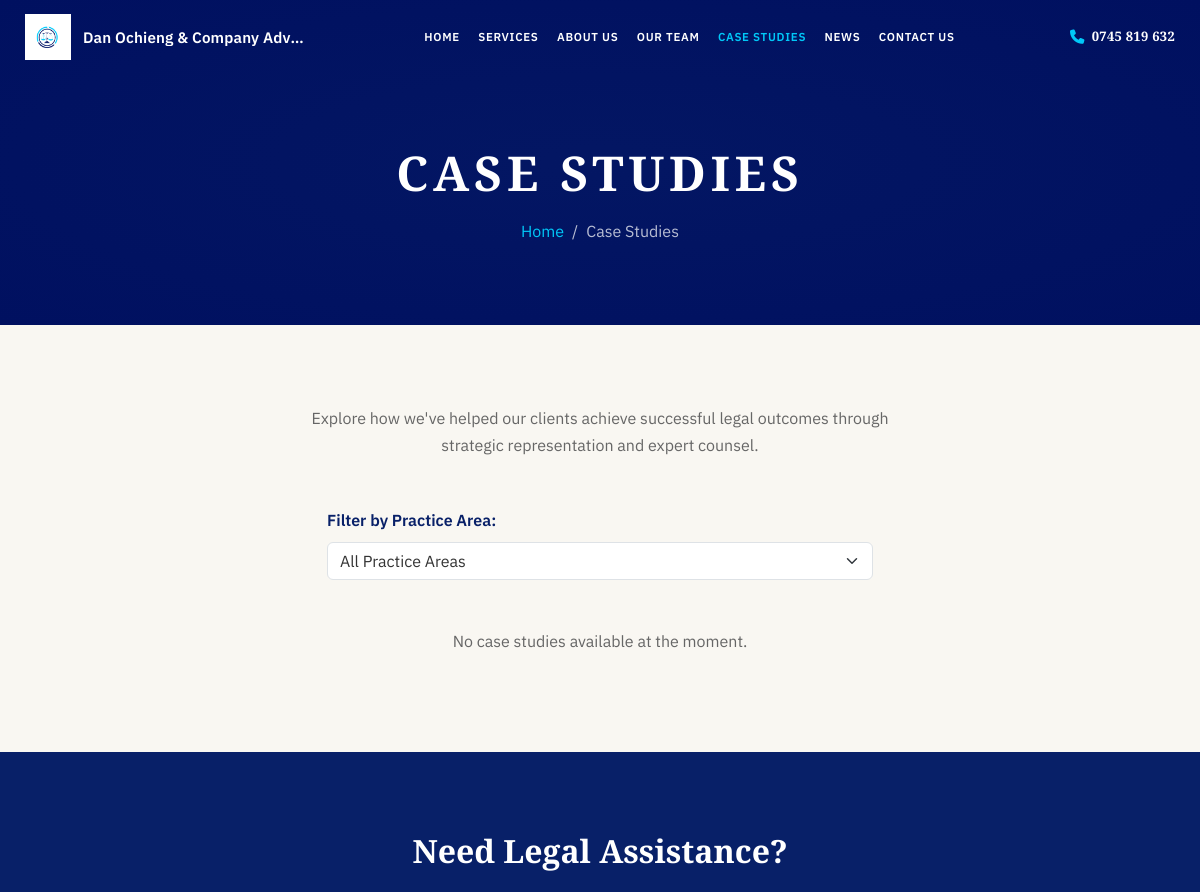
The app's page /case-studies (upper part), older data.
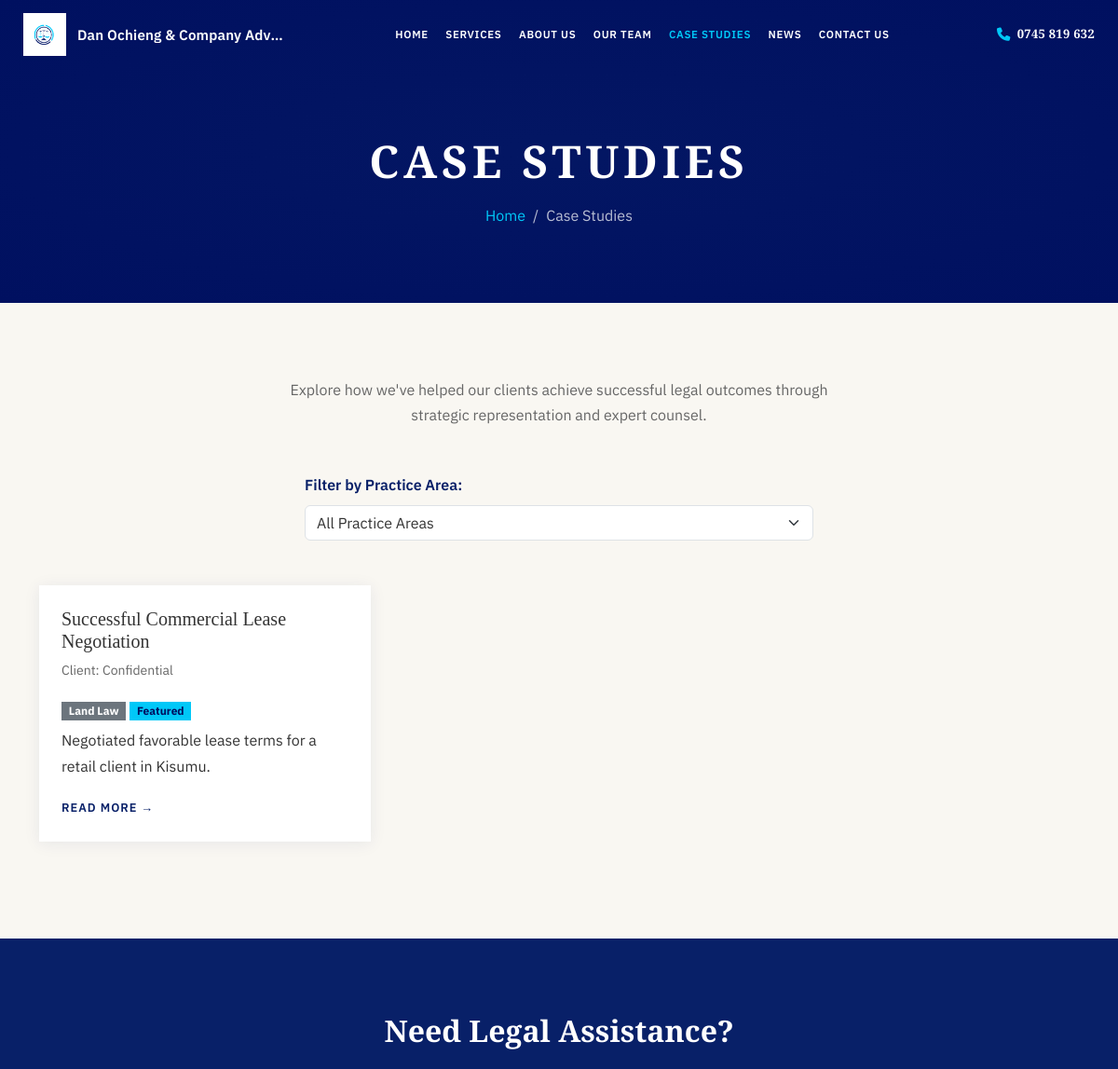
The same page, newer data.
### models.py (models this page shows, shortened)
class CaseStudy(db.Model):
    id = db.Column(db.Integer, primary_key=True)
    title = db.Column(db.String(150), nullable=False)
    slug = db.Column(db.String(200), unique=True, nullable=False)
    client = db.Column(db.String(100))
    summary = db.Column(db.Text, nullable=False)
    challenge = db.Column(db.Text)
    solution = db.Column(db.Text)
    outcome = db.Column(db.Text)
    service_id = db.Column(db.Integer, db.ForeignKey('service.id'), nullable=True)
    service = db.relationship('Service', backref=db.backref('case_studies', lazy=True))
    featured = db.Column(db.Boolean, default=False)
    is_active = db.Column(db.Boolean, default=True)
    created_at = db.Column(db.DateTime, default=datetime.utcnow)
    updated_at = db.Column(db.DateTime, default=datetime.utcnow, onupdate=datetime.utcnow)

class Service(db.Model):
    id = db.Column(db.Integer, primary_key=True)
    title = db.Column(db.String(120), nullable=False)
    slug = db.Column(db.String(150), unique=True, nullable=False)
    description = db.Column(db.Text, nullable=False)
    icon = db.Column(db.String(50))
    display_order = db.Column(db.Integer, default=0)
    is_active = db.Column(db.Boolean, default=True)
    created_at = db.Column(db.DateTime, default=datetime.utcnow)
    updated_at = db.Column(db.DateTime, default=datetime.utcnow, onupdate=datetime.utcnow)

### routes/main_routes.py (the view)
@main_bp.route('/case-studies')
def case_studies():
    studies = CaseStudy.query.filter_by(is_active=True).all()
    services = Service.query.filter_by(is_active=True).all()
    return render_template(
        'case_studies.html',
        title='Case Studies',
        case_studies=studies,
        services=services,
    )

### templates/case_studies.html (shortened to what this page needs)
{% extends "layout.html" %}
{% block body_class %}page-hero{% endblock %}
{% block content %}
<div class="page-header">
    <div class="container">
        <h1>Case Studies</h1>
        <nav aria-label="breadcrumb">
            <ol class="breadcrumb">
                <li class="breadcrumb-item"><a href="{{ url_for('main.index') }}">Home</a></li>
                <li class="breadcrumb-item active" aria-current="page">Case Studies</li>
            </ol>
        </nav>
    </div>
</div>
<section class="section-block section-cream">
    <div class="container">
        <div class="section-header">
            <p class="section-subtitle">Explore how we've helped our clients achieve successful legal outcomes through strategic representation and expert counsel.</p>
        </div>
        <div class="row justify-content-center mb-5">
            <div class="col-md-6">
                <label for="serviceFilter" class="form-label fw-semibold">Filter by Practice Area:</label>
                <select id="serviceFilter" class="form-select">
                    <option value="all">All Practice Areas</option>
                </select>
            </div>
        </div>
        {% if case_studies %}
        <div class="row">
            {% for case in case_studies %}
            <div class="col-md-6 col-lg-4 mb-4 case-study-item" data-service-id="{{ case.service_id|default('none') }}">
                <div class="card h-100 case-study-card">
                    <div class="card-body p-4">
                        <h2 class="h5">{{ case.title }}</h2>
                        {% if case.client %}<p class="text-muted small">Client: {{ case.client }}</p>{% endif %}
                        {% if case.service %}
                        <span class="badge bg-secondary mb-2">{{ case.service.title }}</span>
                        {% endif %}
                        {% if case.featured %}<span class="badge badge-featured mb-2">Featured</span>{% endif %}
                        <p>{{ case.summary|truncate(150) }}</p>
                        <a href="{{ url_for('main.case_study_detail', slug=case.slug) }}" class="link-arrow">Read more</a>
                    </div>
                </div>
            </div>
            {% endfor %}
        </div>
        {% else %}
        <p class="text-center text-muted">No case studies available at the moment.</p>
        {% endif %}
    </div>
</section>
<section class="cta-section">
    <div class="container text-center">
        <h2 class="mb-4">Need Legal Assistance?</h2>
    </div>
</section>
{% endblock %}

Row changes from the older to the newer data that the page shows:
added CaseStudy: title "Successful Commercial Lease Negotiation", client "Confidential", service "Land Law", featured "Featured", summary "Negotiated favorable lease terms for a retail client in Kisumu."
Text that changed along with them:
text no longer shown: "No case studies available at the moment."
